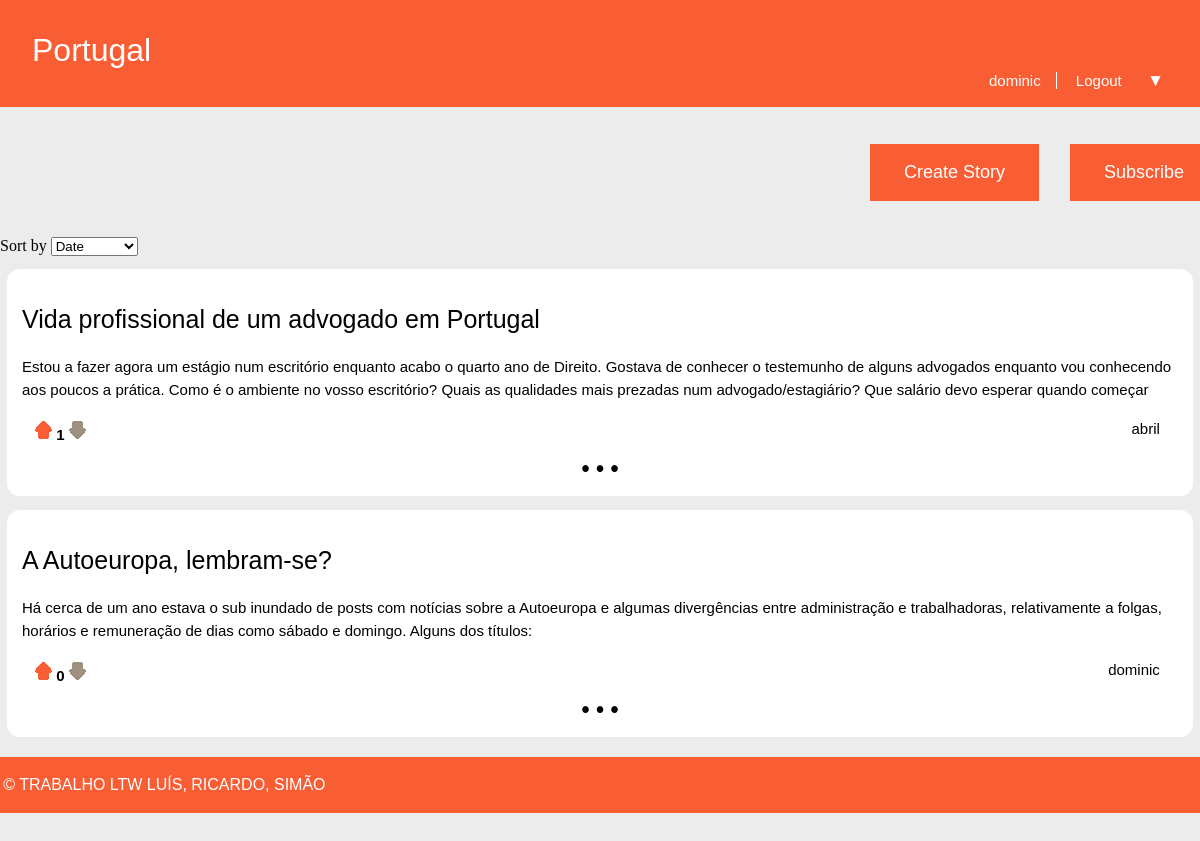
Screenshot of /pages/channel.php?name=Portugal (signed in) with the database file from the repository.
### tables this page shows
CREATE TABLE Story (
  id INTEGER PRIMARY KEY,
  title VARCHAR,
  published INTEGER, -- date when the story was published in epoch format
  channel VARCHAR REFERENCES channel, -- comma separated tags
  author VARCHAR REFERENCES utilizer, -- who wrote the article
  points INTEGER DEFAULT 0,
  fulltext VARCHAR
);

### database/db_story.php (called while the page is built, shortened)
<?php
	function getStoriesFromChannelByDate($channel){
		$db = Database::instance()->db();
		$storiesFromChannel = $db->prepare('SELECT * FROM Story WHERE channel = ? ORDER BY published DESC');
		$storiesFromChannel->execute(array($channel));
		$storiesFromChannel = $storiesFromChannel->fetchAll();
		return $storiesFromChannel;
	}
	function checkIfStoryVoteDisplay($storyId, $username, $voteType){
		$db = Database::instance()->db();
		$stmt = $db->prepare('SELECT type FROM StoryVote WHERE story_id = ? AND username = ?');
		$stmt->execute(array($storyId, $username));
		$currentlySavedType = $stmt->fetchAll();
		if(empty($currentlySavedType)){
			return false;
		}
		else {
			if($currentlySavedType[0]['type'] == $voteType){
				return true;
			}
			if($currentlySavedType[0]['type'] != $voteType){
				return false;
			}
		}
	}
?>

### templates/tpl_channel.php (the view, shortened to what this page needs)
<?php function drawStories($stories, $channel) { ?>
	<link rel="stylesheet" href="../css/storyCard.css">
	<label> Sort by </label>
    <select id="sort">
      <option>Date</option>
	</select>
	<section id="story_cards">
		<?php foreach($stories as $story) { ?>
			<button id="storyCard" class="storyCards" onclick="window.location.href='../pages/story.php?id=<?=$story['id']?>'">
				<h1> <?=htmlspecialchars($story['title'])?> </h1>
				<p> <?=htmlspecialchars($story['fulltext'])?> </p>
				<?php draw_info_bar_story($story['id'], $story['author'], null, $story['published'], $story['points']) ?>
				<p>&bull; &bull; &bull;</p>
			</button>
		<?php } ?>
	</section>
<?php } ?>
<?php function draw_subscribeButton($channel) { ?>
	<link rel="stylesheet" href="../css/common.css">
	<form action='../actions/action_subscribeChannel.php' method='post'>
		<button id = "subscribe" class = "button" type='submit'>Subscribe</button>
	</form>
<?php } ?>

### templates/tpl_common.php (shortened to what this page needs)
<?php
	include_once('tpl_sub.php');
	include_once('tpl_story.php');
	include_once('../database/db_story.php');
?>
<?php function draw_header($username, $channel) { ?>
	<!DOCTYPE html>
	<html>
		<head>
			<link rel="stylesheet" href="../css/common.css">
		</head>
		<body>
			<header>
				<?php if($channel === "NOT REDDIT") { ?>
					<a id="title" href="../pages/homepage.php"><?=$channel?></a>
				<?php } else { ?>
					<a id="title" href="../pages/channel.php?name=<?=$channel?>"><?=$channel?></a>
				<?php } ?>
				<?php if($username != NULL) { ?>
					<nav id="signup">
						<a id="profile" href="../pages/profile.php?name=<?=$username?>"><?= $username ?></a>
						<a href="../actions/action_logout.php">Logout</a>
					</nav>
				<?php } ?>
			</header>
<?php } ?>
<?php function draw_info_bar_story($storyId, $username, $channel, $date, $points) { ?>
	<section id = "info_bar">
		<div id="start">
		<?php if(isset($_SESSION['username'])){ ?>
			<form id="uparrow" action='../actions/action_voteStory.php' method='post'>
				<?php if(!checkIfStoryVoteDisplay($storyId, $_SESSION['username'], 1)){ ?>
					<input type="image" src="../images/UpvoteGrey.png">
				<?php } ?>
				<?php if(checkIfStoryVoteDisplay($storyId, $_SESSION['username'], 1)){ ?>
					<input type="image" src="../images/Upvote.png">
				<?php } ?>
			</form>
			<h6 id="points"><?=$points?></h6>
			<form id="downarrow" action='../actions/action_voteStory.php' method='post'>
				<?php if(!checkIfStoryVoteDisplay($storyId, $_SESSION['username'], 0)){ ?>
					<input type="image" src="../images/DownvoteGrey.png">
				<?php } ?>
			</form>
		<?php } ?>
		</div>
		<div id="end">
			<a id="profile" href="../pages/profile.php?name=<?=$username?>"><?=$username?></a>
		</div>
	</section>
<?php } ?>
<?php function draw_footer() { ?>
	</body>
	<footer>
		<p>&copy; TRABALHO LTW LUÍS, RICARDO, SIMÃO</p>
	</footer>
	</html>
<?php } ?>

### css/common.css (style rules this page uses)
body { margin: 0 auto; padding-bottom: 5em; max-width: 80em; --bg-color: #ececec; --panel-color: #f95d34; --error-bg-color: lightcoral; --error-ft-color: black; --successs-bg-color: lightgreen; --success-ft-color: black; background-color: var(--bg-color); }
body > header { display: grid; grid-template-columns: 1fr auto; grid-template-rows: auto auto; background-color: var(--panel-color) ; color: white; font-family: Verdana, sans-serif; }
body > header #title { padding-top: 1em; padding-left: 1em; text-decoration: none; color: white; font-size: 32px; grid-column: 1; grid-row: 1; cursor: pointer; }
body > header #signup { padding-right: 2em; padding-bottom: 15px; grid-column: 2; grid-row: 2; font-size: 15px; }
body > header > #signup > a:first-child { border-right: 1px solid white; }
body > header > #signup > #profile { cursor: pointer; }
body > header > #signup > a { padding: 0 1em; color: white; text-decoration: none; }
body > header #signup > a:first-child { padding-left: 0; }
#info_bar { background-color: white; border: none; border-radius: 13px; display: flex; flex-direction: row; justify-content: space-between; margin: 2px 0.5em 15px 0.5em; padding: 0.3em; padding-bottom: 0; font-family: Arial, sans-serif; }
#info_bar #uparrow { display: inline; }
#info_bar #downarrow { display: inline; }
#info_bar #points { color: black; font-size: 15px; display: inline; padding-bottom: 15px; }
#info_bar #profile { color: black; text-decoration: none; cursor: pointer; font-size: 15px; display:inline; padding-right: 0.5em; }
.button { position: relative; background-color: #f95d34; border: none; color: white; padding: 18px 34px; font-size: 18px; }
#subscribe, #unsubscribe { left: 1070px; top: -20px; }
footer { padding: 0.2em; margin: 20px auto; max-width: 80em; background-color: var(--panel-color); color: white; font-family: Verdana, sans-serif; }

### css/storyCard.css (style rules this page uses)
#storyCard { background-color: white; border: 2px solid white; border-radius: 13px; margin: 1em 0.5em 0em 0.5em; padding: 1em; }
#storyCard > h1 { font-size: 25px; font-weight: 400; text-align: left; font-family: Verdana, sans-serif; }
#storyCard > p { overflow: hidden; max-height: 46px; text-align: left; font-size: 15px; line-height: 23px; font-family: Arial, sans-serif; }
#storyCard > p:last-child { text-align: center; font-size: 173%; font-weight: bolder; padding-top: 0; margin-top: 0; margin-bottom: 0; }

### rows the page displays
story: title "Vida profissional de um advogado em Portugal", fulltext "Estou a fazer agora um estágio num escritório enquanto acabo o quarto ano de Direito. Gostava de conhecer o testemunho de alguns advogados enquanto vou conhecendo aos poucos a prática. Como é o ambiente no vosso escritório? Quais as qualidades mais prezadas num advogado/estagiário? Que salário devo esperar quando começar…", points "1", username "abril"
story: title "A Autoeuropa, lembram-se?", fulltext "Há cerca de um ano estava o sub inundado de posts com notícias sobre a Autoeuropa e algumas divergências entre administração e trabalhadoras, relativamente a folgas, horários e remuneração de dias como sábado e domingo. Alguns dos títulos:", points "0", username "dominic"

### other values shown
$channel "Portugal"
$username "dominic"
